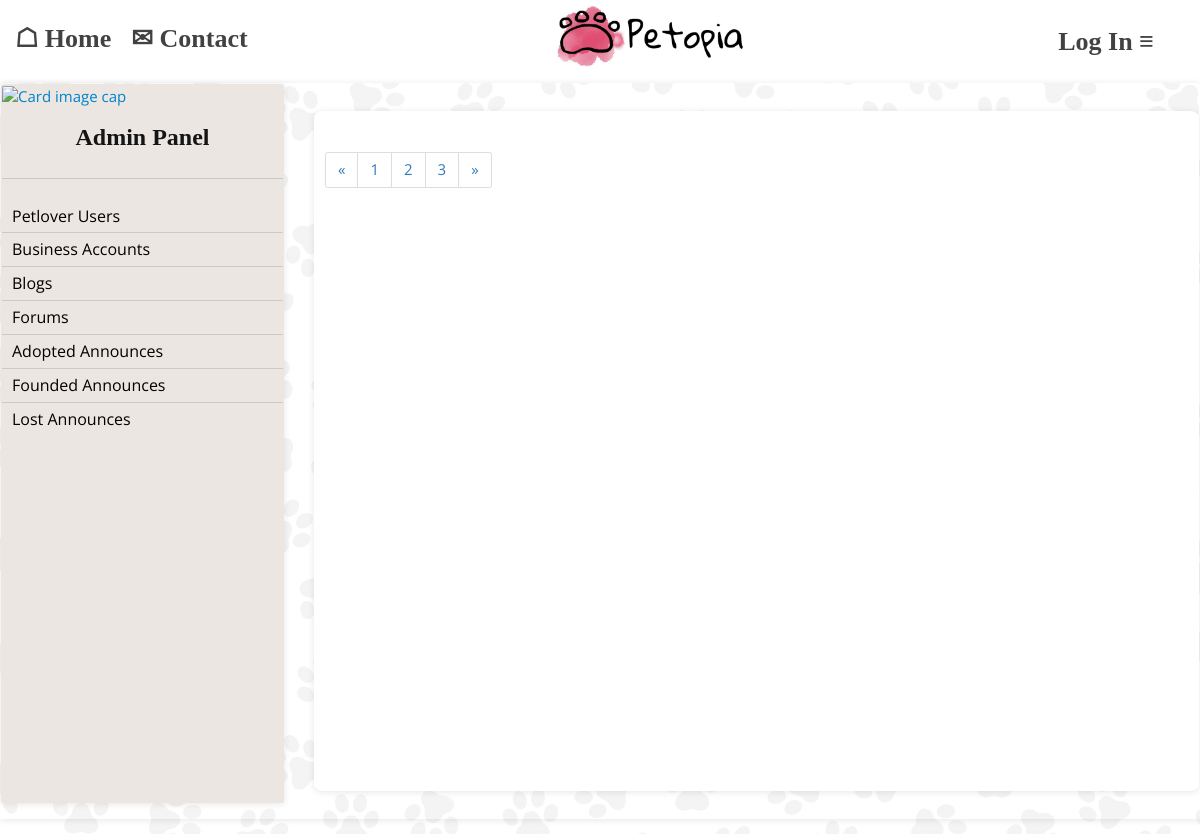
/dashboard-founded/, run on an earlier commit of the app's database.
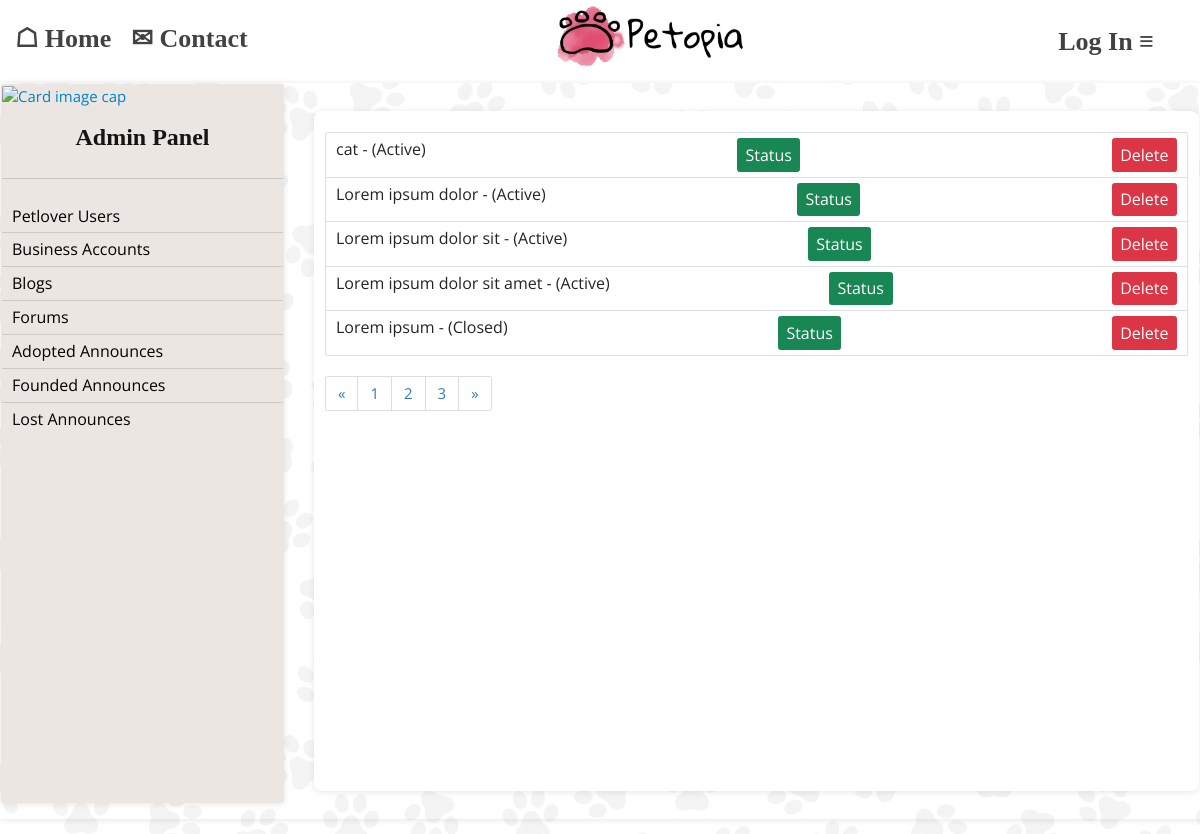
And on a later commit of the database.
### announcements/models.py (models this page shows, shortened)
class FoundedPet(models.Model):
    pet_image = models.ImageField(null=True, upload_to='announcements/founded')
    title = models.CharField(max_length=50, null=True)
    type = models.CharField(max_length=20, choices=TYPE_CHOICES, null=True)
    gender = models.CharField(max_length=20, choices=GENDER_CHOICES, null=True)
    status = models.CharField(max_length=20, choices=STATUS, null=True, default='Active')
    phone = models.CharField(max_length=11, null=True)
    info = models.TextField(max_length=750, null=True)
    city = models.CharField(max_length=50, null=True)
    created = models.DateTimeField(auto_now_add=True)
    id = models.UUIDField(default=uuid.uuid4, unique=True, primary_key=True, editable=False)
    class Meta:
        ordering = ['status', '-created']

### dashboard/views.py (the view)
# urls.py: path('dashboard-founded/', views.admin_dashboard_founded, name="admin-dashboard-founded"),
def admin_dashboard_founded(request):
    profile = request.user
    founded = FoundedPet.objects.all()
    context = {'founded': founded, 'profile': profile}
    return render(request, 'dashboard/dashboard-founded.html', context)

### dashboard/templates/dashboard/dashboard-founded.html (shortened to what this page needs)
{% extends 'main.html' %}
{% load static %}
{% block content %}
    <div class="card"
         style="background-color: #ffc0cb00;display: flex;justify-content: flex-start;flex-direction: row;align-items: flex-start;">
        {% include 'sidebar-dashboard.html' %}
        <div class="card" style="width: 130rem;margin-left: 30px;margin-top: 27px;border-radius: 1%;height: 68rem;">
            <div class="card-body">
                <ul class="list-group" style="font-size: initial; margin-top: 10px">
                    {% for found in founded %}
                        <li class="list-group-item"
                            style="display: flex;flex-wrap: nowrap;justify-content: space-between;">
                            {{ found.title }} - ({{ found.status }})
                            <a href="{% url 'admin-dashboard-close-founded' found.id %}">
                                <button class="btn btn-success" style="font-size: initial;">Status</button>
                            </a>
                            <a href="{% url 'admin-dashboard-delete-founded' found.id %}">
                                <button class="btn btn-danger" style="font-size: initial;">Delete</button>
                            </a>
                        </li>
                    {% endfor %}
                </ul>
                <nav aria-label="Page navigation example">
                    <ul class="pagination">
                        <li class="page-item">
                            <a class="page-link" href="#" aria-label="Previous">
                                <span aria-hidden="true">&laquo;</span>
                            </a>
                        </li>
                        <li class="page-item"><a class="page-link" href="#">1</a></li>
                        <li class="page-item"><a class="page-link" href="#">2</a></li>
                        <li class="page-item"><a class="page-link" href="#">3</a></li>
                        <li class="page-item">
                            <a class="page-link" href="#" aria-label="Next">
                                <span aria-hidden="true">&raquo;</span>
                            </a>
                        </li>
                    </ul>
                </nav>
            </div>
        </div>
    </div>
{% endblock %}

What changed in the data, as far as the page shows it:
added FoundedPet: title "cat", status "Active"
added FoundedPet: title "Lorem ipsum dolor", status "Active"
added FoundedPet: title "Lorem ipsum dolor sit", status "Active"
added FoundedPet: title "Lorem ipsum dolor sit amet", status "Active"
added FoundedPet: title "Lorem ipsum", status "Closed"
